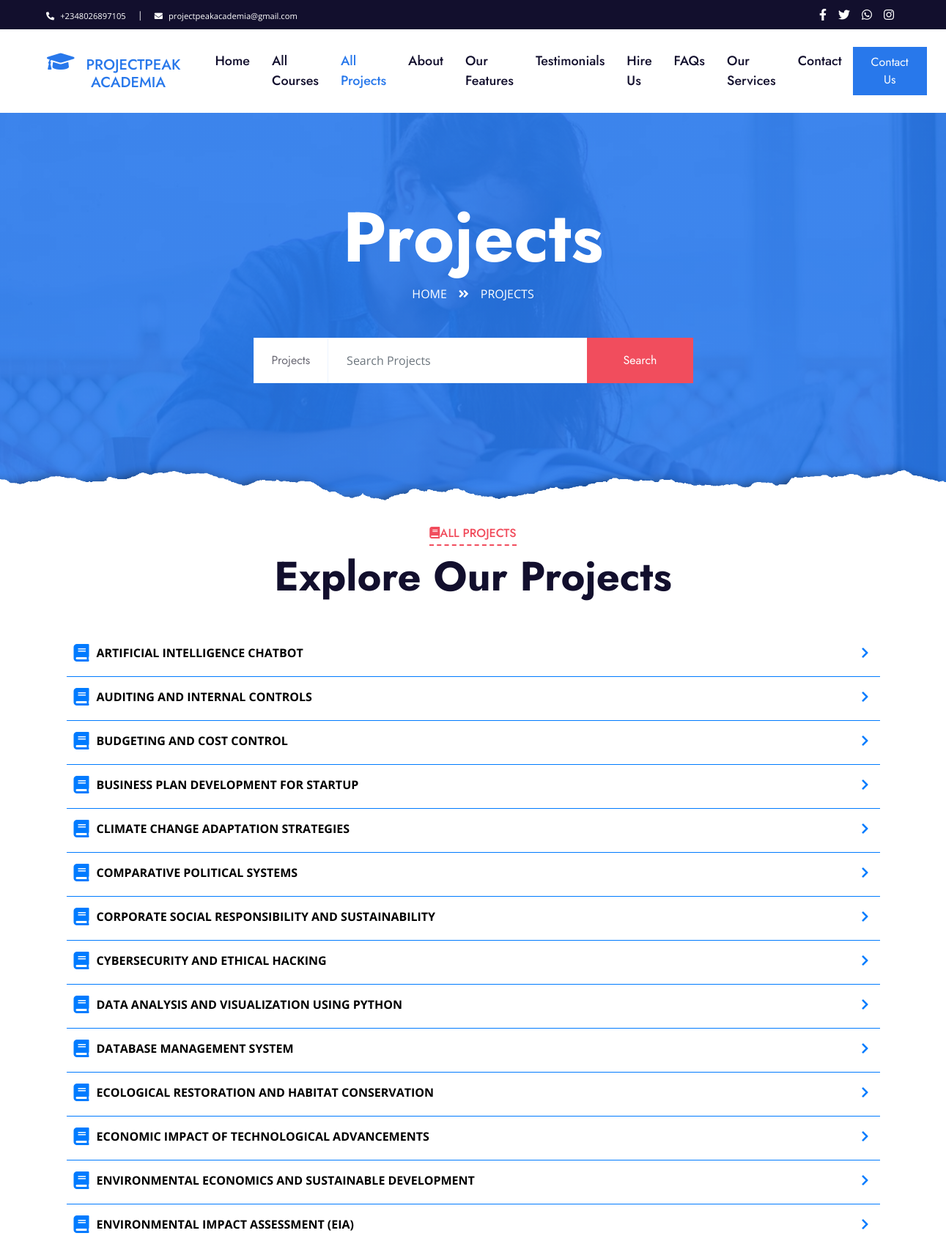
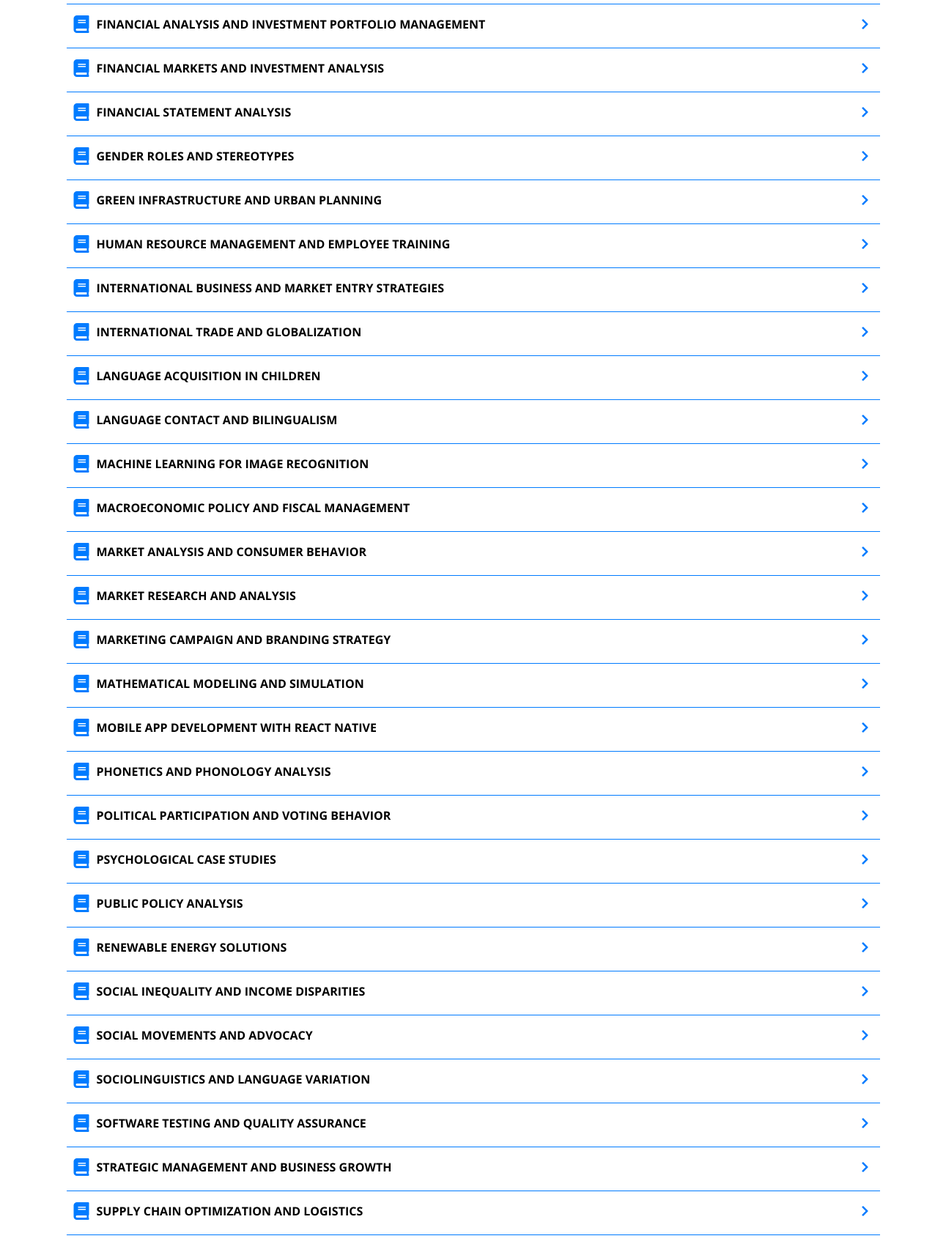
Page /all_projects/ (upper part) on the committed database (2 pictures, top to bottom).
### core/models.py (models this page shows, shortened)
class ProjectPeakAcademia(models.Model):
    facebook_url = models.URLField(max_length=10000, null=True, blank=True)
    instagram_username = models.CharField(max_length=10000, null=True, blank=True)
    twitter_username = models.CharField(max_length=10000, null=True, blank=True)
    address = models.TextField(null=True, blank=True)
    email = models.CharField(max_length=10000, null=True, blank=True)
    whatsapp_number = models.CharField(max_length=10000, null=True, blank=True)
    phone_number = models.CharField(max_length=10000, null=True, blank=True)
    about = models.TextField(null=True, blank=True)
    description = models.TextField(null=True, blank=True)
    account_number = models.CharField(max_length=10000, null=True, blank=True)
    account_name = models.CharField(max_length=10000, null=True, blank=True)
    bank_name = models.CharField(max_length=10000, null=True, blank=True)

class Project(models.Model):
    course = models.ForeignKey(Course, on_delete=models.CASCADE)
    name = models.CharField(max_length=10000)
    format = models.CharField(max_length=10000)
    chapters = models.IntegerField()
    pages = models.IntegerField()
    price = models.IntegerField()
    rating = models.DecimalField(decimal_places=1, max_digits=3)
    users_that_found_this_project_useful = models.IntegerField()
    abstract = models.TextField()
    url = models.SlugField(max_length=10000, unique=True, blank=True, editable=False)

### core/views.py (the view)
# urls.py: path('all_projects/', views.all_projects, name='all_projects'),
def all_projects(request):
    projects = Project.objects.all().order_by("name")
    projectpeak_academia = get_object_or_404(ProjectPeakAcademia, pk=1)
    return render(request, 'all_projects.html', {'projects': projects, 'projectpeak_academia': projectpeak_academia})

### core/templates/all_projects.html (shortened to what this page needs)
{% extends 'index.html' %}
{% block content %}
{% load static %}
    <div class="jumbotron jumbotron-fluid page-header position-relative overlay-bottom">
        <div class="container text-center py-5">
            <h1 class="text-white display-1">Projects</h1>
            <div class="d-inline-flex text-white mb-5">
                <p class="m-0 text-uppercase"><a class="text-white" onclick='showPreloader(event)' href="/">Home</a></p>
                <i class="fa fa-angle-double-right pt-1 px-3"></i>
                <p class="m-0 text-uppercase">Projects</p>
            </div>
            <div class="mx-auto mb-5" style="width: 100%; max-width: 600px;">
                <form action="{% url 'search_projects' %}" method="get">
                    <div class="input-group">
                        <div class="input-group-prepend">
                            <button class="btn btn-outline-light bg-white text-body px-4" type="button">Projects</button>
                        </div>
                        <input type="text" name="q-projects" class="form-control border-light" style="padding: 30px 25px;" placeholder="Search Projects">
                        <div class="input-group-append" onclick='showPreloader(event)'>
                            <button class="btn btn-secondary px-4 px-lg-5" type="submit">Search</button>
                        </div>
                    </div>
                </form>
            </div>
        </div>
    </div>
    <div class="section-title text-center position-relative mb-5">
        <h6 class="d-inline-block position-relative text-secondary text-uppercase pb-2"><i class="fas fa-book"></i>All Projects</h6>
        <h1 class="display-4">Explore Our Projects</h1>
    </div>
    <div class="container">
        {% if projects %}
            {% for project in projects %}
            <a href="{% url 'project_details' project.url %}" class="project_link" onclick='showPreloader(event)'>
            <div class="project-list-item">
                <i class="project-icon fas fa-book"></i>
                <span class="project-name">{{ project.name }}</span>
                <i class="chevron-icon fas fa-chevron-right"></i>
            </div>
            </a>
            <hr>
            {% endfor %}
        {% endif %}
    </div>
    <br><br>
    <br><br>
    <br><br>
{% endblock %}

### core/templates/index.html (shortened to what this page needs)
{% load static %}
<!DOCTYPE html>
<html lang="en">
<head>
    <link href="https://cdnjs.cloudflare.com/ajax/libs/font-awesome/5.10.0/css/all.min.css" rel="stylesheet">
    <link href="{% static 'lib/owlcarousel/assets/owl.carousel.min.css' %}" rel="stylesheet">
    <link href="{% static 'css/style.css' %}" rel="stylesheet">
    <link rel="stylesheet" href="https://cdn.jsdelivr.net/gh/fancyapps/fancybox@3.5.7/dist/jquery.fancybox.min.css" />
</head>
<body>
    <div class="container-fluid bg-dark">
        <div class="row py-2 px-lg-5">
            <div class="col-lg-6 text-center text-lg-left mb-2 mb-lg-0">
                <div class="d-inline-flex align-items-center text-white">
                    <a href="tel:{{projectpeak_academia.phone_number}}" style="text-decoration:none; color:white;font-size:14px;"><small><i class="fa fa-phone-alt mr-2"></i>{{projectpeak_academia.phone_number}}</small></a>
                    <small class="px-3">|</small>
                    <a href="mailto:{{projectpeak_academia.email}}" style="text-decoration:none; color:white; font-size:14px;"><small><i class="fa fa-envelope mr-2"></i>{{projectpeak_academia.email}}</small></a>
                </div>
            </div>
            <div class="col-lg-6 text-center text-lg-right">
                <div class="d-inline-flex align-items-center">
                    <a class="text-white px-2" target="_blank" href="{{projectpeak_academia.facebook_url}}">
                        <i class="fab fa-facebook-f"></i>
                    </a>
                    <a class="text-white px-2" target="_blank" href="http://twitter.com/{{projectpeak_academia.twitter_username}}">
                        <i class="fab fa-twitter"></i>
                    </a>
                    <a class="text-white px-2" target="_blank" href="https://wa.me/{{ projectpeak_academia.whatsapp_number }}?text=Hello%20ProjectPeak%20Academia,%20I%20have%20a%20question%20about%20your%20projects.">
                        <i class="fab fa-whatsapp"></i>
                    </a>
                    <a class="text-white px-2" target="_blank" href="https://instagram.com/{{ projectpeak_academia.instagram_username }}?igshid=YmMyMTA2M2Y=">
                        <i class="fab fa-instagram"></i>
                    </a>
                </div>
            </div>
        </div>
    </div>
    <div class="container-fluid p-0">
        <nav class="navbar navbar-expand-lg bg-white navbar-light py-3 py-lg-0 px-lg-5">
            <a href="/" class="navbar-brand ml-lg-3">
                <h5 class="m-0 text-uppercase text-primary"><i class="fa fa-graduation-cap mr-3" style="font-size:30px;"></i>ProjectPeak <br>&nbsp;&nbsp;&nbsp;&nbsp;&nbsp;&nbsp;&nbsp;&nbsp;&nbsp; Academia</h5>
            </a>
            <div class="collapse navbar-collapse justify-content-between px-lg-3" id="navbarCollapse">
                <div class="navbar-nav mx-auto py-0">
                    <a onclick='showPreloader(event)' href="/" class="nav-item nav-link {% if request.path == "/" %}active{% endif %}">Home</a>
                    <a onclick='showPreloader(event)' href="{% url 'all_courses' %}" class="nav-item nav-link {% if request.path == "/all_courses/" %}active{% endif %}">All Courses</a>
                    <a onclick='showPreloader(event)' href="{% url 'all_projects' %}" class="nav-item nav-link {% if request.path == "/all_projects/" %}active{% endif %}">All Projects</a>
                    <a onclick='showPreloader(event)' href="{% url 'about' %}" class="nav-item nav-link {% if request.path == "/about/" %}active{% endif %}">About</a>
                    <a onclick='showPreloader(event)' href="{% url 'features' %}" class="nav-item nav-link {% if request.path == "/features/" %}active{% endif %}">Our Features</a>
                    <a onclick='showPreloader(event)' href="{% url 'testimonials' %}" class="nav-item nav-link {% if request.path == "/testimonials/" %}active{% endif %}">Testimonials</a>
                    <a onclick='showPreloader(event)' href="{% url 'hire_us' %}" class="nav-item nav-link {% if request.path == "/hire_us/" %}active{% endif %}">Hire Us</a>
                    <a onclick='showPreloader(event)' href="{% url 'faq' %}" class="nav-item nav-link {% if request.path == "/faq/" %}active{% endif %}">FAQs</a>
                    <a onclick='showPreloader(event)' href="{% url 'our_services' %}" class="nav-item nav-link {% if request.path == "/our_services/" %}active{% endif %}">Our Services</a>
                    <a onclick='showPreloader(event)' href="{% url 'contact' %}" class="nav-item nav-link {% if request.path == "/contact/" %}active{% endif %}">Contact</a>
                </div>
                <a target="_blank" href="https://wa.me/{{ projectpeak_academia.whatsapp_number }}?text=Hello%20ProjectPeak%20Academia,%20I%20have%20a%20question%20about%20your%20projects." class="btn btn-primary py-2 px-4 d-none d-lg-block">Contact Us</a>
            </div>
        </nav>
    </div>
    {% block content %}{% endblock content %}
</body>
</html>

### core/templates/all_projects.html (style rules this page uses)
.project_link { text-decoration:none; color: #000; }
.project-list-item { display: flex; align-items: center; margin-bottom: 10px; padding: 10px; }
.project-icon { font-size: 24px; color: #007bff; margin-right: 10px; }
.project-name { text-transform: uppercase; font-weight: bold; }
.chevron-icon { color: #007bff; margin-left: auto; margin-right: 5px; }
hr { border: none; height: 1px; background-color: #007bff; margin: 5px 0; }

### rows in the picture
ProjectPeakAcademia: phone_number "+2348026897105", email "projectpeakacademia@gmail.com"
Project: name "ARTIFICIAL INTELLIGENCE CHATBOT"
Project: name "AUDITING AND INTERNAL CONTROLS"
Project: name "BUDGETING AND COST CONTROL"
Project: name "BUSINESS PLAN DEVELOPMENT FOR STARTUP"
Project: name "CLIMATE CHANGE ADAPTATION STRATEGIES"
Project: name "COMPARATIVE POLITICAL SYSTEMS"
Project: name "CORPORATE SOCIAL RESPONSIBILITY AND SUSTAINABILITY"
Project: name "CYBERSECURITY AND ETHICAL HACKING"
Project: name "DATA ANALYSIS AND VISUALIZATION USING PYTHON"
Project: name "DATABASE MANAGEMENT SYSTEM"
Project: name "ECOLOGICAL RESTORATION AND HABITAT CONSERVATION"
Project: name "ECONOMIC IMPACT OF TECHNOLOGICAL ADVANCEMENTS"
Project: name "ENVIRONMENTAL ECONOMICS AND SUSTAINABLE DEVELOPMENT"
Project: name "ENVIRONMENTAL IMPACT ASSESSMENT (EIA)"
Project: name "FINANCIAL ANALYSIS AND INVESTMENT PORTFOLIO MANAGEMENT"
Project: name "FINANCIAL MARKETS AND INVESTMENT ANALYSIS"
Project: name "FINANCIAL STATEMENT ANALYSIS"
Project: name "GENDER ROLES AND STEREOTYPES"
Project: name "GREEN INFRASTRUCTURE AND URBAN PLANNING"
Project: name "HUMAN RESOURCE MANAGEMENT AND EMPLOYEE TRAINING"
Project: name "INTERNATIONAL BUSINESS AND MARKET ENTRY STRATEGIES"
Project: name "INTERNATIONAL TRADE AND GLOBALIZATION"
Project: name "LANGUAGE ACQUISITION IN CHILDREN"
Project: name "LANGUAGE CONTACT AND BILINGUALISM"
Project: name "MACHINE LEARNING FOR IMAGE RECOGNITION"
Project: name "MACROECONOMIC POLICY AND FISCAL MANAGEMENT"
Project: name "MARKET ANALYSIS AND CONSUMER BEHAVIOR"
Project: name "MARKET RESEARCH AND ANALYSIS"
Project: name "MARKETING CAMPAIGN AND BRANDING STRATEGY"
Project: name "MATHEMATICAL MODELING AND SIMULATION"
Project: name "MOBILE APP DEVELOPMENT WITH REACT NATIVE"
Project: name "PHONETICS AND PHONOLOGY ANALYSIS"
Project: name "POLITICAL PARTICIPATION AND VOTING BEHAVIOR"
Project: name "PSYCHOLOGICAL CASE STUDIES"
Project: name "PUBLIC POLICY ANALYSIS"
Project: name "RENEWABLE ENERGY SOLUTIONS"
Project: name "SOCIAL INEQUALITY AND INCOME DISPARITIES"
Project: name "SOCIAL MOVEMENTS AND ADVOCACY"
Project: name "SOCIOLINGUISTICS AND LANGUAGE VARIATION"
Project: name "SOFTWARE TESTING AND QUALITY ASSURANCE"
Project: name "STRATEGIC MANAGEMENT AND BUSINESS GROWTH"
Project: name "SUPPLY CHAIN OPTIMIZATION AND LOGISTICS"
